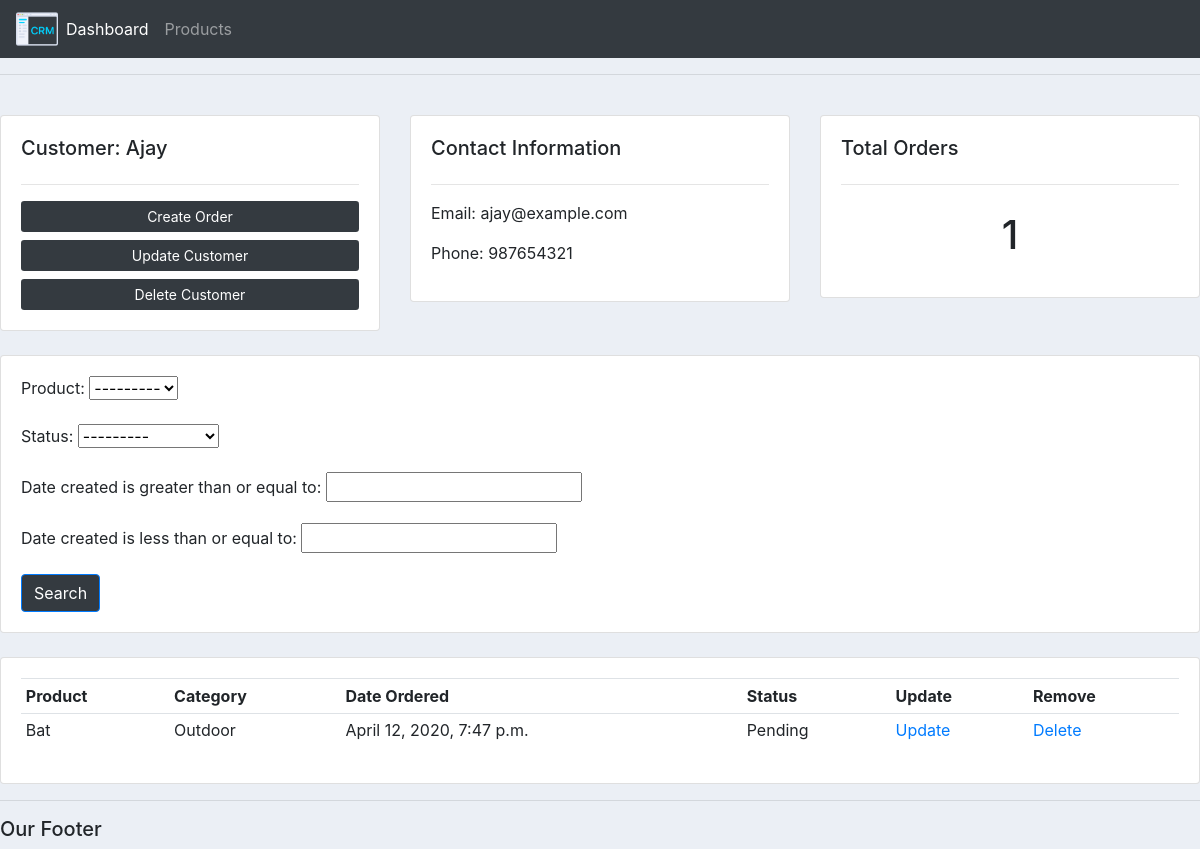
The app's page /customer/1/, older data.
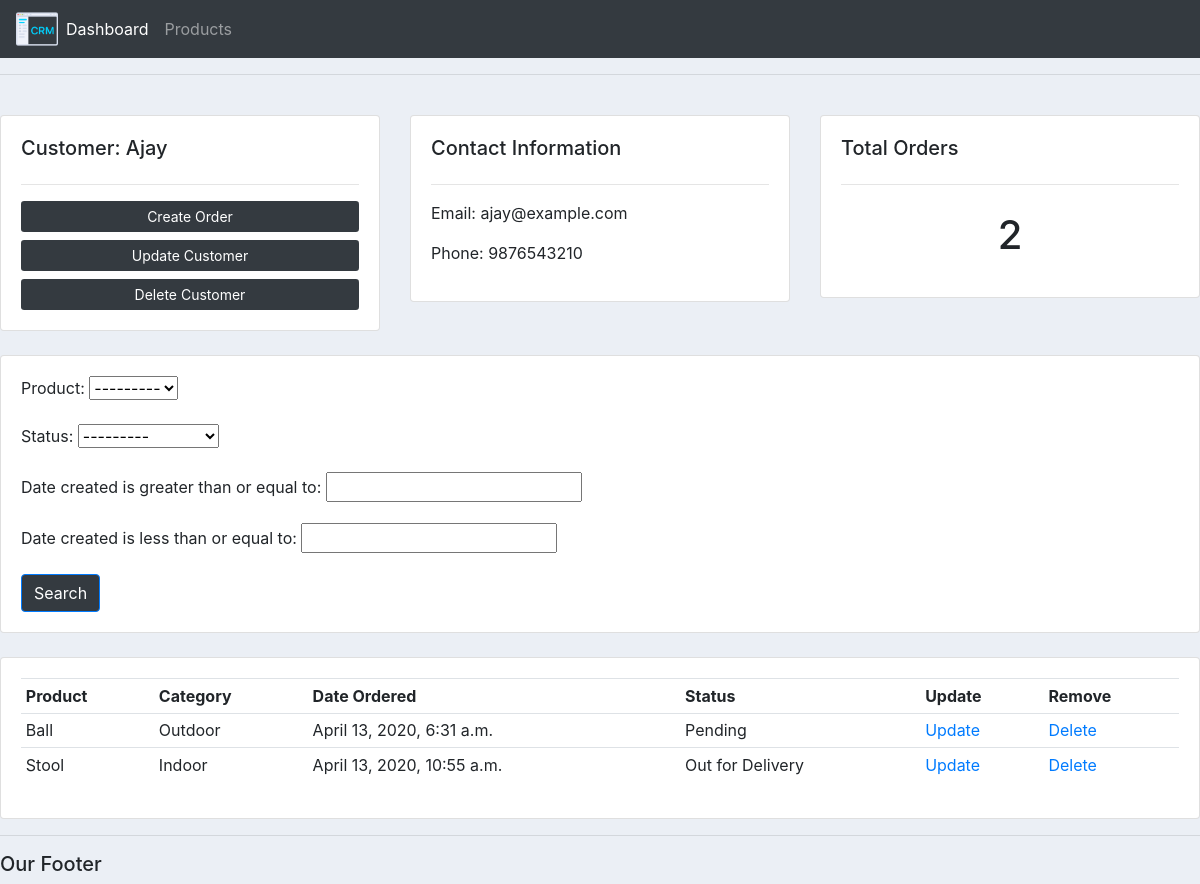
The same page, newer data.
### accounts/models.py (models this page shows, shortened)
class Customer(models.Model):
    name = models.CharField(max_length=50, null=False)
    phone = models.BigIntegerField(null=False)
    email = models.EmailField(null=True)
    date_created = models.DateTimeField(auto_now_add=True)

class Order(models.Model):
    STATUS = (
        ('Pending', 'Pending'),
        ('Out for Delivery', "Out for Delivery"),
        ('Delivered', 'Delivered')
    )
    customer = models.ForeignKey(Customer, null=True, on_delete=models.SET_NULL, related_name='customer_orders')
    product = models.ForeignKey(Product, null=True, on_delete=models.SET_NULL, related_name='product_orders')
    date_created = models.DateTimeField(auto_now_add=True)
    status = models.CharField(choices=STATUS, null=False, max_length=50)

class Product(models.Model):
    name = models.CharField(max_length=50, null=False)
    price = models.FloatField(null=False)
    CATEGORY = (
        ('Indoor', 'Indoor'),
        ('Outdoor', 'Outdoor')
    )
    category = models.CharField(max_length=50, null=True, choices=CATEGORY)
    description = models.CharField(max_length=200, null=True)
    date_created = models.DateTimeField(auto_now_add=True)
    tags = models.ManyToManyField(Tag, related_name='tag_set')
    def __str__(self):
        return self.name

### accounts/views.py (the view)
# urls.py: path('customer/<int:pk>/', views.customer, name='customer'),
def customer(request, pk):
    customer = Customer.objects.get(id=pk)
    customer_order_set = customer.customer_orders.all()
    customer_order_set_count = customer.customer_orders.count()
    CustomerOrderFilter = OrderFilter(request.GET, queryset=customer_order_set)
    customer_order_set = CustomerOrderFilter.qs
    context = {
        'customer': customer,
        'customer_order_set': customer_order_set,
        'customer_order_set_count': customer_order_set_count,
        'CustomerOrderFilter': CustomerOrderFilter
    }
    return render(request, 'customer.html', context=context)

### accounts/templates/customer.html (shortened to what this page needs)
{% extends 'main.html' %}
{% block content %}
	<br>
<div class="row">
	<div class="col-md">
		<div class="card card-body">
			<h5>Customer: {{customer.name}}</h5>
			<hr>
			<a class="btn btn-sm btn-block bg-dark" style="color: white;" href="{% url 'create_customer_order' customer.id %}">Create Order</a>
			<a class="btn btn-sm btn-block bg-dark" style="color: white;" href="{% url 'update_customer' customer.id %}">Update Customer</a>
			<a class="btn btn-sm btn-block bg-dark" style="color: white;" href="{% url 'delete_customer' customer.id %}">Delete Customer</a>
		</div>
	</div>
	<div class="col-md">
		<div class="card card-body">
			<h5>Contact Information</h5>
			<hr>
			<p>Email: {{customer.email}}</p>
			<p>Phone: {{customer.phone}}</p>
		</div>
	</div>
	<div class="col-md">
		<div class="card card-body">
			<h5>Total Orders</h5>
			<hr>
			<h1 style="text-align: center;padding: 10px">{{ customer_order_set_count }}</h1>
		</div>
	</div>
</div>
<br>
<div class="row">
	<div class="col">
		<div class="card card-body">
			<form method="get">
			{{ CustomerOrderFilter.form.as_p }}
            <button class="btn btn-primary bg-dark" style="color: white;" type="submit">Search</button>
		  </form>
		</div>
	</div>
</div>
<br>
<div class="row">
	<div class="col-md">
		<div class="card card-body">
			<table class="table table-sm">
				<tr>
					<th>Product</th>
					<th>Category</th>
					<th>Date Ordered</th>
					<th>Status</th>
					<th>Update</th>
					<th>Remove</th>
				</tr>
				{% if customer_order_set_count > 0 %}
				{% for customer_order in customer_order_set %}
				<tr>
					<td>{{customer_order.product}}</td>
					<td>{{customer_order.product.category}}</td>
					<td>{{customer_order.date_created}}</td>
					<td>{{customer_order.status}}</td>
					<td><a href="{% url 'update_order' customer_order.id %}">Update</a></td>
                    <td><a href="{% url 'delete_order' customer_order.id %}">Delete</a></td>
				</tr>
				{% endfor %}
				{% endif %}
			</table>
		</div>
	</div>
</div>
{% endblock %}

Row changes from the older to the newer data that the page shows:
removed Order: product "Bat", product.category "Outdoor", date_created "April 12, 2020, 7:47 p.m.", status "Pending"
changed Customer "Ajay": phone "987654321" → "9876543210"
added Order: product "Ball", product.category "Outdoor", date_created "April 13, 2020, 6:31 a.m.", status "Pending"
added Order: product "Stool", product.category "Indoor", date_created "April 13, 2020, 10:55 a.m.", status "Out for Delivery"
Text that changed along with them:
{{ customer_order_set_count }}: "1" → "2"
